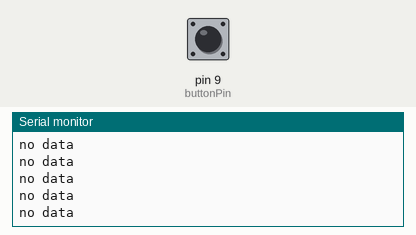
Bench run of a sketch on a simulated Arduino Uno, built with avr-gcc and run on an emulated ATmega328P. Shown: the last lines printed to the serial monitor. The inputs (shaded band) are chosen by the test bench; at power-on: pin 9 (buttonPin) LOW. No radio packets arrive unless stated.

Above: at 3.2 s.
3.3 s: pin 9 (buttonPin) pulled HIGH for 0.15 s
At 3.8 s:
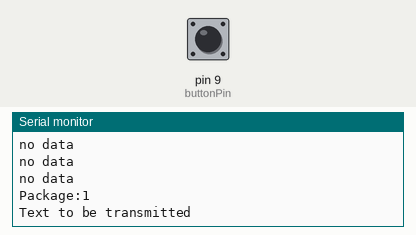
4.9 s: pin 9 (buttonPin) pulled HIGH for 3.2 s
At 5.7 s:
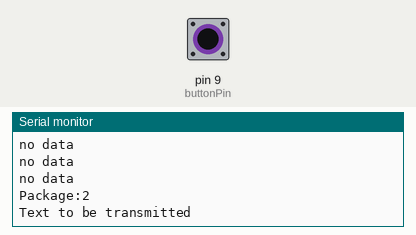
Timing chart, 0 to 7.9 s (numbered marks = the images above; inputs shaded):
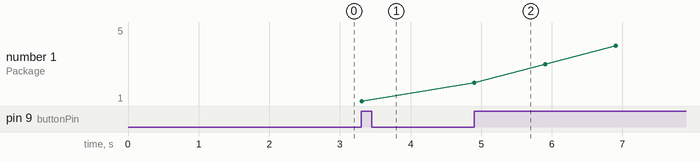

The sketch:

RF_send.ino
```cpp
#include <SPI.h>
#include "RF24.h"

RF24 myRadio (7, 8);
byte addresses[][6] = {"0"};
const int buttonPin = 9;

int buttonState = 0;

struct package
{
  int id=1;
  char  text[100] = "Text to be transmitted";
};


typedef struct package Package;
Package data;


void setup()
{
  pinMode(buttonPin, INPUT);
  Serial.begin(115200);
  delay(1000);
  myRadio.begin();
  myRadio.setChannel(115);
  myRadio.setPALevel(RF24_PA_MAX);
  myRadio.setDataRate( RF24_250KBPS ) ;
  myRadio.openWritingPipe( addresses[0]);
  delay(1000);
}

void loop()
{
  buttonState = digitalRead(buttonPin);
  if (buttonState == HIGH) {
    myRadio.write(&data, sizeof(data));
    Serial.print("\nPackage:");
    Serial.print(data.id);
    Serial.print("\n");
    Serial.println(data.text);
    data.id = data.id + 1;
    delay(1000);
  } else {
    Serial.println("no data");
  }


}
```

Measured:
- after the input at 3.3 s, the serial monitor: prints a new line at once (image 1)
- after the input at 4.9 s, the serial monitor: prints a new line at once (image 2)
- plotted number 1: 1 → 5 after the input at 4.9 s
